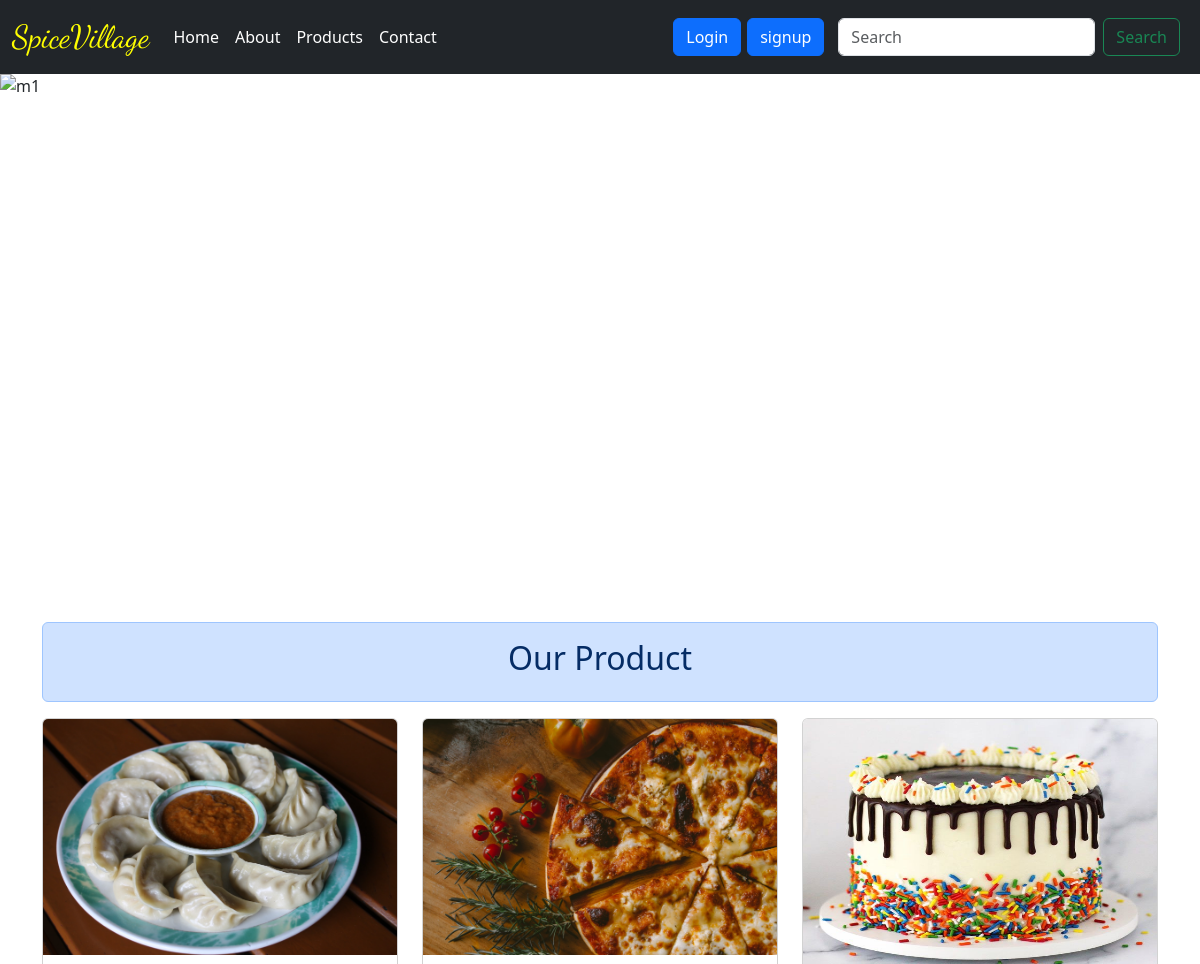
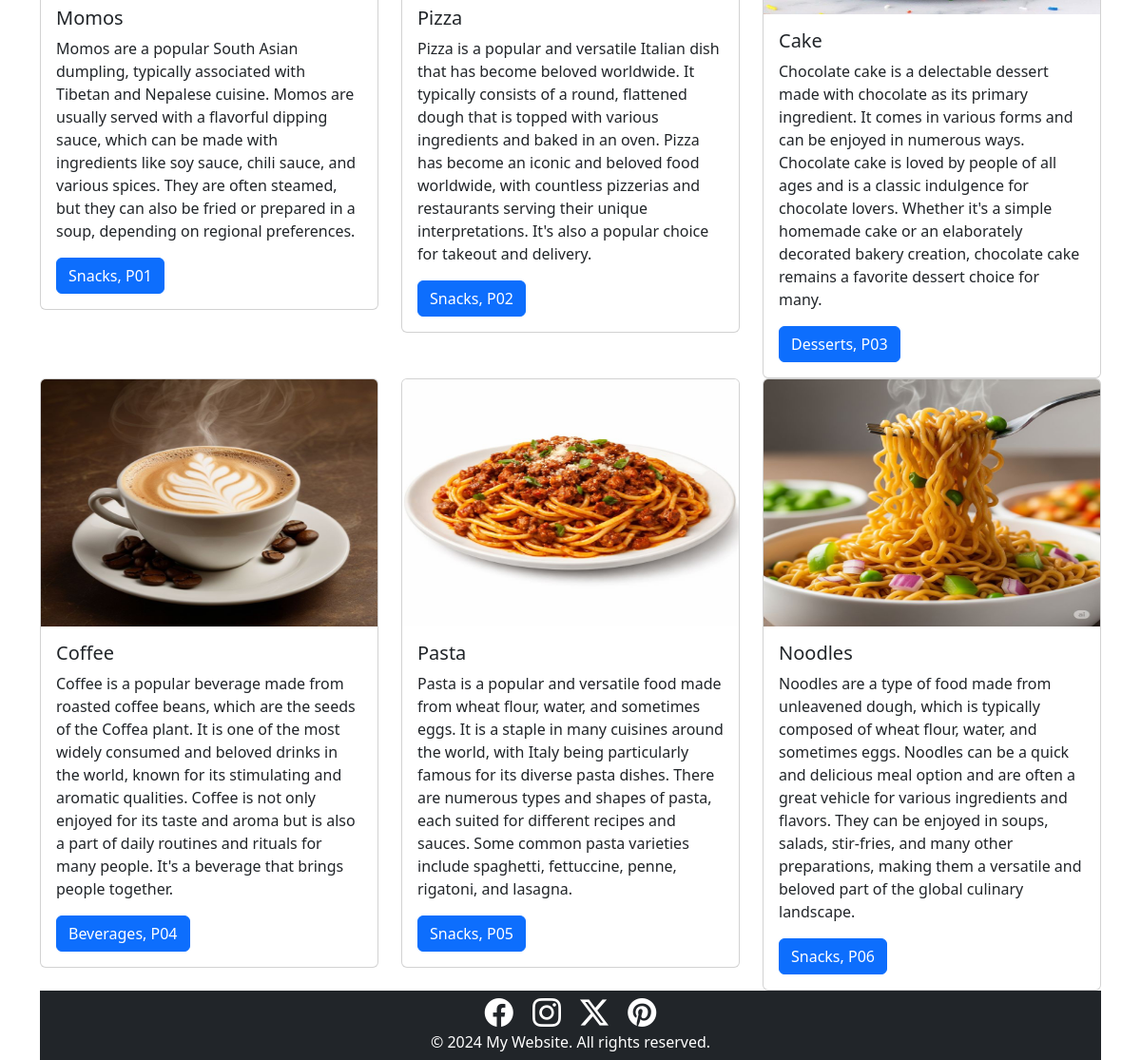
The page / on the database its author committed (2 pictures, top to bottom).
### test1/models.py (models this page shows)
class Product(models.Model):
    product_id = models.CharField(max_length=30, unique=True)
    product_name = models.CharField(max_length=30)
    product_description= models.CharField(max_length=400)
    product_category= models.CharField(max_length=100)
    product_img= models.ImageField(upload_to='images/')
    def __str__(self):
        return self.product_id

### test1/views.py (the view)
# urls.py: 2. Add a URL to urlpatterns:  path('', views.home, name='home')
def home(request):
    product_info=Product.objects.all()
    print(product_info)
    return render(request, 'test1/home.html',{'product_info':product_info})

### test1/templates/test1/home.html (shortened to what this page needs)
{% load static %}
<!DOCTYPE html>
<html lang="en">
<head>
    <link href="https://cdn.jsdelivr.net/npm/bootstrap@5.3.8/dist/css/bootstrap.min.css" rel="stylesheet">
</head>
<body>
    {% include 'test1/navbar.html' %}
    <div id="carouselExampleCaptions" class="carousel slide">
  <div class="carousel-indicators">
    <button type="button" data-bs-target="#carouselExampleCaptions" data-bs-slide-to="0" class="active" aria-current="true" aria-label="Slide 1"></button>
    <button type="button" data-bs-target="#carouselExampleCaptions" data-bs-slide-to="1" aria-label="Slide 2"></button>
    <button type="button" data-bs-target="#carouselExampleCaptions" data-bs-slide-to="2" aria-label="Slide 3"></button>
  </div>
  <div class="carousel-inner">
    <div class="carousel-item active">
      <img src="{% static 'test1/m1.jpg' %}" class="d-block w-100" alt="m1" style="object-fit: cover; height: 500px;">
      <div class="carousel-caption d-none d-md-block">
        <h1>First slide label</h1>
        <p>Some representative placeholder content for the first slide.</p>
      </div>
    </div>
  </div>
  <button class="carousel-control-prev" type="button" data-bs-target="#carouselExampleCaptions" data-bs-slide="prev">
    <span class="carousel-control-prev-icon" aria-hidden="true"></span>
  </button>
  <button class="carousel-control-next" type="button" data-bs-target="#carouselExampleCaptions" data-bs-slide="next">
    <span class="carousel-control-next-icon" aria-hidden="true"></span>
  </button>
</div>
  <div class="container mt-5">
    <div class="alert alert-primary text-center">
      <h2> Our Product</h2>
    </div>
    <div class="row">
      {% for x in product_info %}
  <div class="col-lg-4 col-md-6 col-12">
    <div class="card">
          <img src="{{x.product_img.url}}" class="card-img-top img-fluid" alt="..." style="max-width: 100%; max-height: 260px;">
          <div class="card-body">
            <h5 class="card-title">{{x.product_name}}</h5>
            <p class="card-text">{{x.product_description}}</p>
            <a href="#" class="btn btn-primary">{{x.product_category}}, {{x.product_id}}</a>
          </div>
        </div>
  </div>
  {% endfor %}
</div>
    {% include 'test1/footer.html' %}
</body>
</html>

### rows shown on the page
Product: product_img (picture), product_name "Momos", product_description "Momos are a popular South Asian dumpling, typically associated with Tibetan and Nepalese cuisine. Momos are usually served with a flavorful dipping sauce, which can be made with ingredients like soy sauce, chili sauce, and various spices. They are often steamed, but they can also be fried or prepared in a soup, depending on regional preferences.", product_category "Snacks", product_id "P01"
Product: product_img (picture), product_name "Pizza", product_description "Pizza is a popular and versatile Italian dish that has become beloved worldwide. It typically consists of a round, flattened dough that is topped with various ingredients and baked in an oven. Pizza has become an iconic and beloved food worldwide, with countless pizzerias and restaurants serving their unique interpretations. It's also a popular choice for takeout and delivery.", product_category "Snacks", product_id "P02"
Product: product_img (picture), product_name "Cake", product_description "Chocolate cake is a delectable dessert made with chocolate as its primary ingredient. It comes in various forms and can be enjoyed in numerous ways. Chocolate cake is loved by people of all ages and is a classic indulgence for chocolate lovers. Whether it's a simple homemade cake or an elaborately decorated bakery creation, chocolate cake remains a favorite dessert choice for many.", product_category "Desserts", product_id "P03"
Product: product_img (picture), product_name "Coffee", product_description "Coffee is a popular beverage made from roasted coffee beans, which are the seeds of the Coffea plant. It is one of the most widely consumed and beloved drinks in the world, known for its stimulating and aromatic qualities. Coffee is not only enjoyed for its taste and aroma but is also a part of daily routines and rituals for many people. It's a beverage that brings people together.", product_category "Beverages", product_id "P04"
Product: product_img (picture), product_name "Pasta", product_description "Pasta is a popular and versatile food made from wheat flour, water, and sometimes eggs. It is a staple in many cuisines around the world, with Italy being particularly famous for its diverse pasta dishes. There are numerous types and shapes of pasta, each suited for different recipes and sauces. Some common pasta varieties include spaghetti, fettuccine, penne, rigatoni, and lasagna.", product_category "Snacks", product_id "P05"
Product: product_img (picture), product_name "Noodles", product_description "Noodles are a type of food made from unleavened dough, which is typically composed of wheat flour, water, and sometimes eggs. Noodles can be a quick and delicious meal option and are often a great vehicle for various ingredients and flavors. They can be enjoyed in soups, salads, stir-fries, and many other preparations, making them a versatile and beloved part of the global culinary landscape.", product_category "Snacks", product_id "P06"
